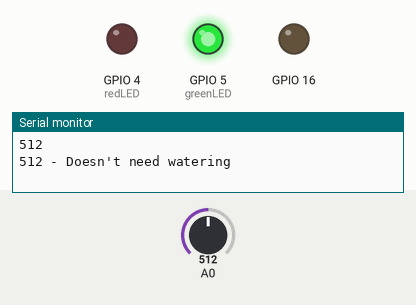
Simulated run of this sketch. Board: ESP8266 (NodeMCU). On the bench: output pins drawn as LEDs (lit = HIGH), the last lines printed to the serial monitor. The inputs (shaded band) are chosen by the test bench; at power-on: A0 = 512.

Above: at 2.7 s.
2.8 s: A0 set to 781
5.2 s: A0 set to 814
At 6.5 s:
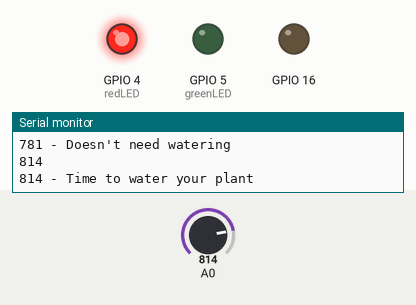
7.0 s: A0 set to 790
At 7.6 s:
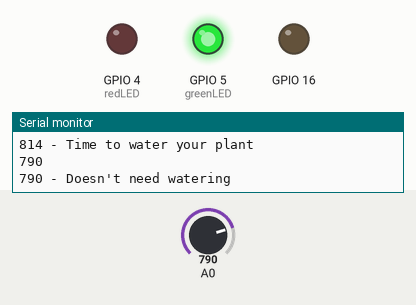
8.5 s: A0 set to 810
At 8.8 s:
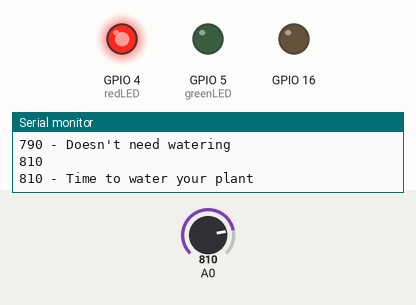
Timing chart, 0 to 11.0 s (numbered marks = the images above; inputs shaded):
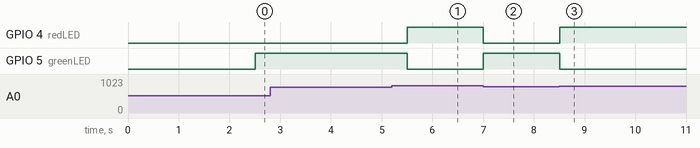

The sketch:

IOT_based_Smart_Irrigation_System.ino
```cpp
#define CAYENNE_PRINT Serial
#include <CayenneMQTTESP8266.h>
#include <ESP8266WiFi.h>

int greenLED = 5; //D1
int redLED = 4; //D2
int thresholdValue = 800;
// WiFi network info.
char ssid[] = "EnGenius3B7DBA";
char wifiPassword[] = "JBX56FMSZLAZ";

// Cayenne authentication info. This should be obtained from the Cayenne Dashboard.
char username[] = "d15b2400-4f06-11e9-b85b-afa01d2216d6";
char password[] = "3b80134ee706d3e1c8c8a386bb65a538b37af943";
char clientID[] = "f5b308e0-4f06-11e9-ba40-5d168a516101";


unsigned long lastMillis = 0;

void setup() {
   pinMode(A0,INPUT);
   pinMode(16, OUTPUT);
   pinMode(16, OUTPUT);
   pinMode(greenLED, OUTPUT);
   pinMode(redLED, OUTPUT);
   digitalWrite(greenLED, LOW);
   digitalWrite(redLED, LOW);

  Serial.begin(115200);
  Cayenne.begin(username, password, clientID, ssid, wifiPassword);
}

void loop() {
  Cayenne.loop();

  /// ADC0 - CHANNEL 0
  Cayenne.virtualWrite(0, analogRead(A0));
 Serial.println(analogRead(A0));
  // Cayenne.virtualWrite(1, 0  );

//  /// ADC0 - CHANNEL 2
// Cayenne.virtualWrite(2, analogRead(A0));
// delay(500);

// read the input on analog pin 0:
  int sensorValue = analogRead(A0);
  Serial.print(sensorValue);
  if(sensorValue < thresholdValue){
    Serial.println(" - Doesn't need watering");
    digitalWrite(redLED, LOW);
    digitalWrite(greenLED, HIGH);
  }
  else {
    Serial.println(" - Time to water your plant");
    digitalWrite(redLED, HIGH);
    digitalWrite(greenLED, LOW);
  }
  delay(500);

}


//Default function for processing actuator commands from the Cayenne Dashboard.
//You can also use functions for specific channels, e.g CAYENNE_IN(1) for channel 1 commands.

///  WRITE state LED  - Escribe estado LED

CAYENNE_IN_DEFAULT()
{
  CAYENNE_LOG("CAYENNE_IN_DEFAULT(%u) - %s, %s", request.channel, getValue.getId(), getValue.asString());
  //Process message here. If there is an error set an error message using getValue.setError(), e.g getValue.setError("Error message");

   int i = getValue.asInt();
   digitalWrite(16, i);

}
```

Measured:
- the behaviour switches between 799 and 800 on A0 (found by bisection; images 0 and 1)
- after the input at 5.2 s, GPIO 4 (redLED): LOW → HIGH after 0.31 s; GPIO 5 (greenLED): HIGH → LOW after 0.31 s
- after the input at 7.0 s, GPIO 4 (redLED): HIGH → LOW at once; GPIO 5 (greenLED): LOW → HIGH at once
- after the input at 8.5 s, GPIO 4 (redLED): LOW → HIGH at once; GPIO 5 (greenLED): HIGH → LOW at once
